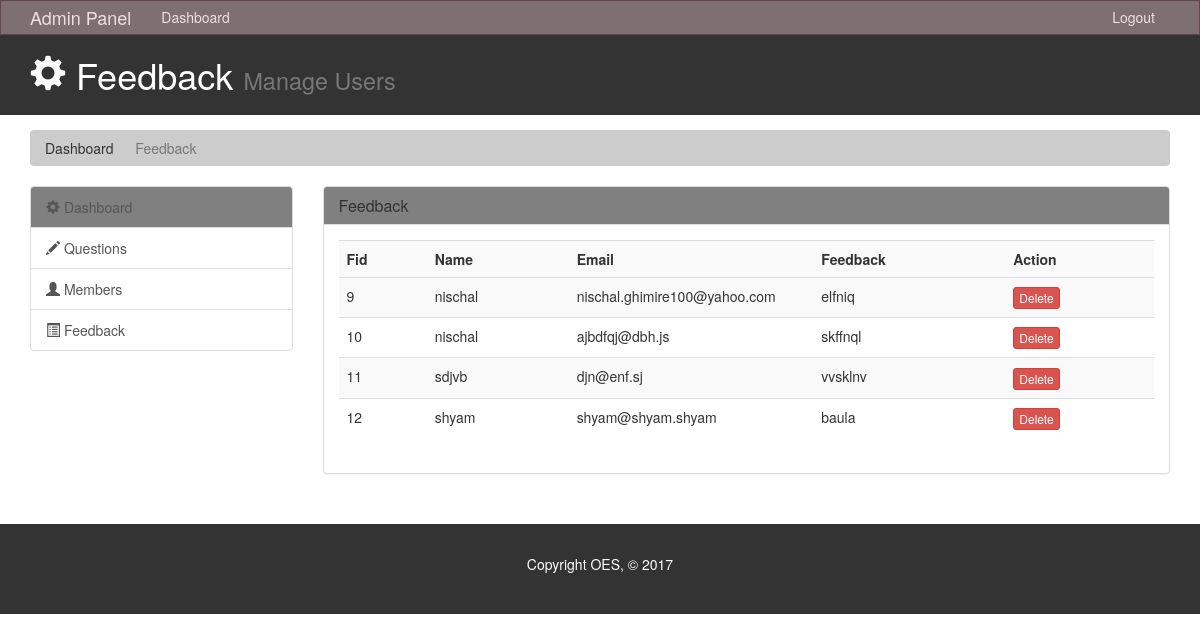
The app's page /admin/feedback.php with its own data.
### tables this page shows
CREATE TABLE `feedback` (
  `feedno` int(11) NOT NULL,
  `name` varchar(35) NOT NULL,
  `email` varchar(50) NOT NULL,
  `feedback` varchar(250) NOT NULL
);

### admin/feedback.php (the view, shortened to what this page needs)
<!DOCTYPE html>
<html lang="en">
  <head>
    <link href="css/bootstrap.min.css" rel="stylesheet">
    <link href="css/admin_style.css" rel="stylesheet">
  </head>
  <body>
    <nav class="navbar navbar-default">
      <div class="container">
        <div class="navbar-header">
          <a class="navbar-brand" href="#">Admin Panel</a>
        </div>
        <div id="navbar" class="collapse navbar-collapse">
          <ul class="nav navbar-nav">
            <li><a href="index.php">Dashboard</a></li>
          </ul>
           <ul class="nav navbar-nav navbar-right">
            <li><a href="#"><?php echo $_SESSION['userName']; ?></a></li>
            <li><a href="../logout.php">Logout</a></li>
          </ul>
        </div>
      </div>
    </nav>
    <div id="header">
      <div class="container">
        <div class="row">
          <div class="col-md-12">
            <h1><span class="glyphicon glyphicon-cog" aria-hidden="true"></span> Feedback <small>Manage Users </small></h1>
          </div>
        </div>
      </div>
    </div>
    <section id="breadcrumb">
      <div class="container">
        <ol class="breadcrumb">
        <li><a href="index.html">Dashboard</a></li>
          <li class="active">Feedback</li>
        </ol>
      </div>
    </section>
    <section id="main">
      <div class="container">
        <div class="row">
          <div class="col-md-3">
            <div class="list-group">
              <a href="index.php" class="list-group-item" style="background-color: grey">
                <span class="glyphicon glyphicon-cog" aria-hidden="true"></span> Dashboard
              </a>
              <a href="questions.php" class="list-group-item"><span class="glyphicon glyphicon-pencil" aria-hidden="true"></span> Questions </a>
              <a href="users.php" class="list-group-item"><span class="glyphicon glyphicon-user" aria-hidden="true"></span> Members </a>
              <a href="feedback.php" class="list-group-item"><span class="glyphicon glyphicon-list-alt" aria-hidden="true"></span> Feedback </a>
            </div>
          </div>
          <div class="col-md-9">
            <div class="panel panel-default">
              <div class="panel-heading" style="background-color: grey">
                <h3 class="panel-title">Feedback</h3>
              </div>
              <div class="panel-body">
                <table class="table table-striped table-hover">
                <tr>
                  <th>Fid</th>
                  <th>Name</th>
                  <th style="width: 30%">Email</th>
                  <th>Feedback</th>
                  <th>Action</th>
                </tr>
                <tr>
                <?php
                  $server="localhost";
                  $user="root";
                  $pass="";
                  $db="online_exam";
                  $conn=new mysqli($server,$user,$pass,$db);
                  $sql=mysqli_query($conn,"SELECT feedno,name,email,feedback FROM feedback");
                 while($row = mysqli_fetch_array($sql)){
                      $id=$row['feedno'];
                      $name= $row['name'];
                      $email=$row['email'];
                      $feedback=$row['feedback'];
                echo"<tr>";
                  echo"<td>".$id." </td>";
                  echo"<td>".$name."</td>";
                  echo"<td>".$email."</td>";
                  echo"<td>".$feedback."</td>";
                ?>
                  <td>
                      <form method="POST" action="deleteOperation.php">
                        <button type="submit" name="delFeedback" id="delFeedback" class="btn btn-danger btn-xs" value="<?php echo $id; ?>">Delete</button>
                      </form>
                   </td>
                  </tr>
                <?php
                 }?>
              </table>
              </div>
            </div>
          </div>
        </div>
      </div>
    </section>
<footer id="footer">
  <p>Copyright OES, &copy; 2017</p>
</footer>
  </body>
</html>

### admin/css/admin_style.css (style rules this page uses)
body { backbround :#f4f4f4; }
.navbar { min-height: 33px !important; margin-bottom: 0; border-radius: 0; }
.navbar-nav>li>a, .navbar-brand { padding-top: 6px !important; padding-bottom: 0 !important; height: 33px; }
.navbar-default { background-color: #7e7072; border-color: #61454a; }
.navbar-default .navbar-brand { color: #eedfdf; }
.navbar-default .navbar-nav > li > a { color: #eedfdf; }
.navbar-default .navbar-collapse, .navbar-default .navbar-form { border-color: #eedfdf; }
#header { background: #333333; color: #ffffff; padding-bottom: 10px; margin-bottom: 15px; }
.breadcrumb { background-color: #cccccc; color: #333333; }
.breadcrumb a { color: #333333; }
#footer { background: #333333; color: #ffffff; text-align: center; padding: 30px; margin-top: 30px; }

### records on screen
feedback: feedno "9", name "nischal", email "nischal.ghimire100@yahoo.com", feedback "elfniq"
feedback: feedno "10", name "nischal", email "ajbdfqj@dbh.js", feedback "skffnql"
feedback: feedno "11", name "sdjvb", email "djn@enf.sj", feedback "vvsklnv"
feedback: feedno "12", name "shyam", email "shyam@shyam.shyam", feedback "baula"
